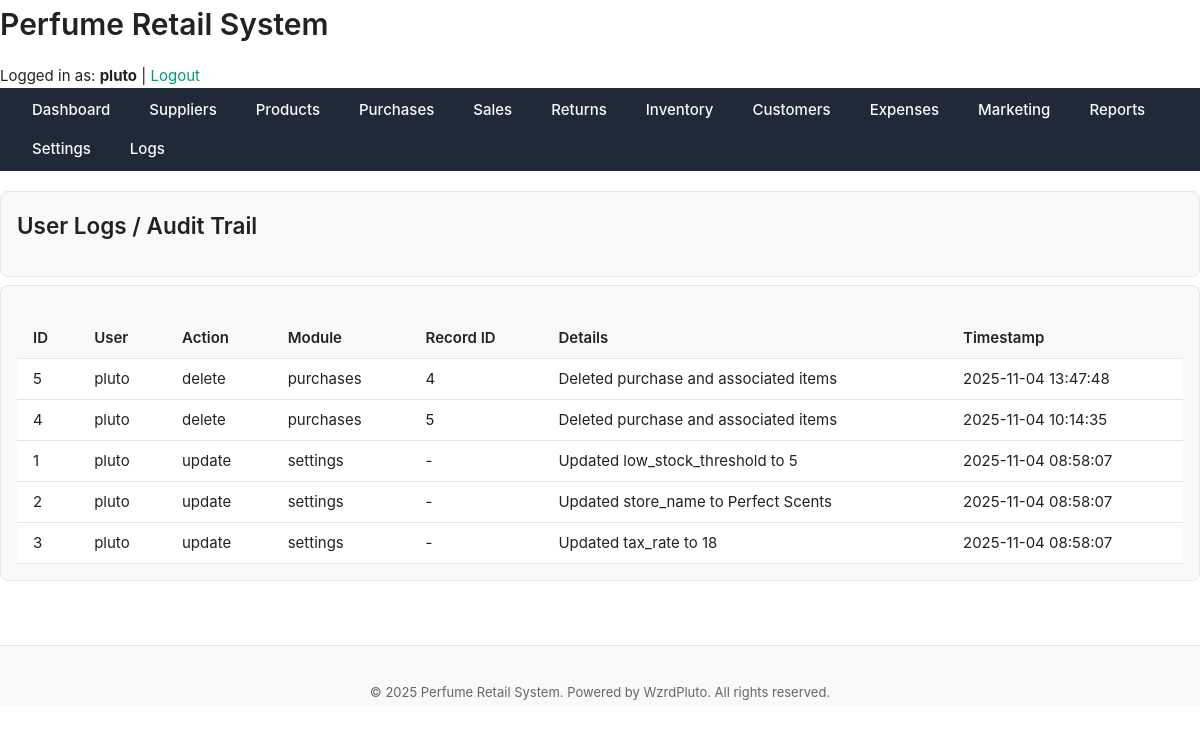
/public/logs/index.php (signed in), run on the app's committed database.
### tables this page shows
CREATE TABLE `logs` (
  `log_id` int(11) NOT NULL,
  `user_id` int(11) NOT NULL,
  `action` varchar(255) NOT NULL,
  `module` varchar(100) NOT NULL,
  `record_id` int(11) DEFAULT NULL,
  `details` text DEFAULT NULL,
  `created_at` datetime DEFAULT current_timestamp()
);

CREATE TABLE `users` (
  `user_id` int(11) NOT NULL,
  `username` varchar(50) NOT NULL,
  `password_hash` varchar(255) NOT NULL,
  `role` enum('admin','staff') NOT NULL DEFAULT 'staff',
  `full_name` varchar(100) DEFAULT NULL,
  `created_at` datetime DEFAULT current_timestamp()
);

### includes/functions.php (called while the page is built, shortened)
<?php
function get_logs(PDO $pdo, array $filters = []) {
    $sql = "SELECT l.*, u.username
            FROM logs l
            JOIN users u ON l.user_id = u.user_id
            WHERE 1";
    $params = [];
    $sql .= " ORDER BY l.created_at DESC";
    $stmt = $pdo->prepare($sql);
    $stmt->execute($params);
    return $stmt->fetchAll(PDO::FETCH_ASSOC);
}

### public/logs/index.php (the view, shortened to what this page needs)
<?php
require_once '../../includes/functions.php';
$logs = get_logs($pdo);
include '../../includes/header.php';
?>
<main class="main-content">
    <div class="card mb-sm">
        <h2>User Logs / Audit Trail</h2>
    </div>
    <div class="card">
        <table class="table">
            <thead>
                <tr>
                    <th>ID</th>
                    <th>User</th>
                    <th>Action</th>
                    <th>Module</th>
                    <th>Record ID</th>
                    <th>Details</th>
                    <th>Timestamp</th>
                </tr>
            </thead>
            <tbody>
                <?php if ($logs): ?>
                    <?php foreach ($logs as $log): ?>
                        <tr>
                            <td><?= htmlspecialchars($log['log_id']) ?></td>
                            <td><?= htmlspecialchars($log['username']) ?></td>
                            <td><?= htmlspecialchars($log['action']) ?></td>
                            <td><?= htmlspecialchars($log['module']) ?></td>
                            <td><?= htmlspecialchars($log['record_id'] ?? '-') ?></td>
                            <td><?= htmlspecialchars($log['details']) ?></td>
                            <td><?= htmlspecialchars($log['created_at']) ?></td>
                        </tr>
                    <?php endforeach; ?>
                <?php else: ?>
                    <tr>
                        <td colspan="7" class="center text-muted">No logs found.</td>
                    </tr>
                <?php endif; ?>
            </tbody>
        </table>
    </div>
</main>
<?php include '../../includes/footer.php'; ?>

### assets/css/layout.css (style rules this page uses)
body { display: flex; min-height: 100vh; flex-direction: column; }
table { width: 100%; border-collapse: collapse; }
th, td { padding: var(--space-sm) var(--space-md); text-align: left; border-bottom: 1px solid var(--color-border); }
th { font-weight: 600; background-color: var(--color-surface); }

### assets/css/theme.css (style rules this page uses)
:root { --color-bg: #ffffff; --color-surface: #f9f9f9; --color-border: #e6e6e6; --color-text: #222222; --color-text-muted: #666666; --color-primary: #009b77; --color-primary-hover: #008165; --color-danger: #d62828; --color-success: #2d6a4f; --color-warning: #e9c46a; --shadow-light: 0 2px 8px rgba(0, 0, 0, 0.05); --radius-sm: 4px; --radius-md: 8px; --radius-lg: 16px; --font-main: "Inter", "Segoe UI", "Roboto", sans-serif; --font-size-base: 15px; --font-size-sm: 13px; --font-size-lg: 18px; --line-height-base: 1.6; --space-xs: 4px; --space-sm: 8px; --space-md: 16px; --space-lg: 24px; --space-xl: 40px; --transition-fast: 0.15s ease-in-out; --transition-base: 0.25s ease; }
*, *::before, *::after { box-sizing: border-box; margin: 0; padding: 0; }
html, body { font-family: var(--font-main); font-size: var(--font-size-base); line-height: var(--line-height-base); background-color: var(--color-bg); color: var(--color-text); height: 100%; min-height: 100vh; }
h1, h2, h3, h4, h5 { color: var(--color-text); margin-bottom: var(--space-md); font-weight: 600; }
.card { background: var(--color-surface); border: 1px solid var(--color-border); border-radius: var(--radius-md); box-shadow: var(--shadow-light); padding: var(--space-lg); margin-bottom: var(--space-lg); }
table { width: 100%; border-collapse: collapse; margin-top: var(--space-md); }
th, td { text-align: left; padding: var(--space-sm) var(--space-md); border-bottom: 1px solid var(--color-border); }
th { background: var(--color-surface); font-weight: 600; }

### assets/css/components.css (style rules this page uses)
.card { background-color: var(--color-surface); border: 1px solid var(--color-border); border-radius: var(--radius-md); padding: var(--space-md); box-shadow: var(--shadow-sm); display: flex; flex-direction: column; gap: var(--space-sm); transition: box-shadow var(--transition-base); }
.table { width: 100%; border-collapse: collapse; background-color: var(--color-bg); }
.table th, .table td { padding: var(--space-sm) var(--space-md); text-align: left; border-bottom: 1px solid var(--color-border); }
.table th { background-color: var(--color-surface); font-weight: 600; }
.mb-sm { margin-bottom: var(--space-sm); }

### data on the page
logs: log_id "5", user.username "pluto", action "delete", module "purchases", record "4", details "Deleted purchase and associated items", created_at "2025-11-04 13:47:48"
logs: log_id "4", user.username "pluto", action "delete", module "purchases", record "5", details "Deleted purchase and associated items", created_at "2025-11-04 10:14:35"
logs: log_id "1", user.username "pluto", action "update", module "settings", record "-", details "Updated low_stock_threshold to 5", created_at "2025-11-04 08:58:07"
logs: log_id "2", user.username "pluto", action "update", module "settings", record "-", details "Updated store_name to Perfect Scents", created_at "2025-11-04 08:58:07"
logs: log_id "3", user.username "pluto", action "update", module "settings", record "-", details "Updated tax_rate to 18", created_at "2025-11-04 08:58:07"

### other printed values
SITE_NAME "Perfume Retail System"
$_SESSION['username'] "pluto"
